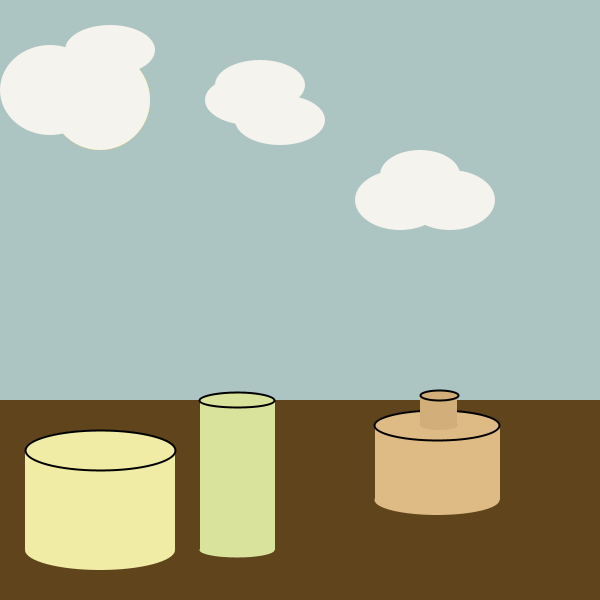
Frame 1 (no input)
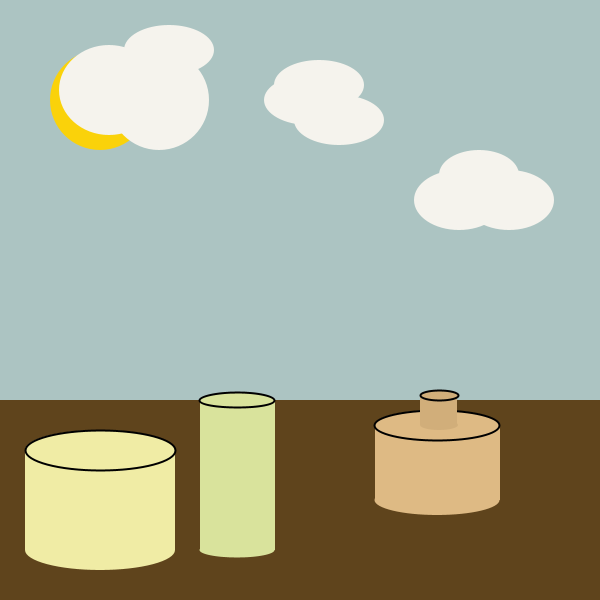
Frame 60 (the mouse pressed at the canvas centre just before this capture)
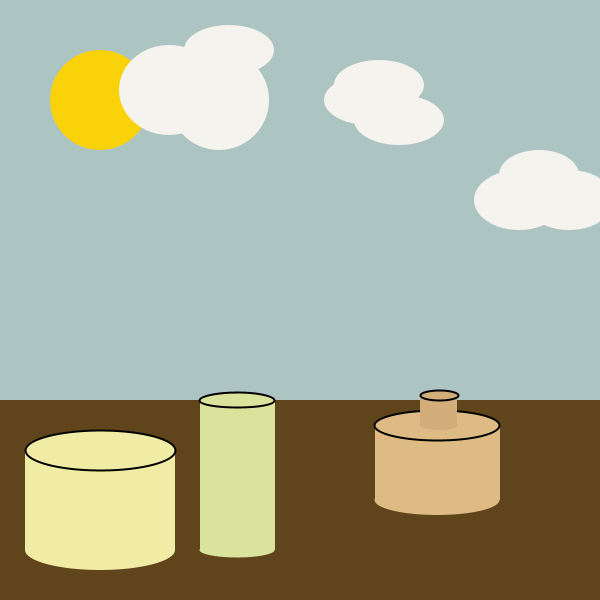
Frame 120 (the mouse held since frame 60 and released just before this capture)

The Processing sketch that drew these frames (run headless with seeded random() and noise(); from frame 60 on, the mouse is pressed at the canvas centre):

// Processing sketch: processing_12302
// ── processing_12302.pde


//Assignment 2
//Emily Rose
//erose@brynmawr.edu  
//September 16, 2010

float x ;  
float y ; 
float w ; 
float h ;

int circleA = 250 ;
int circleB = 260 ;
int circleC = 280 ;
int circleD = 400 ;
int circleE = 420 ; 
int circleF = 450 ;
int circleG = 100 ;
int circleH = 50 ;
int circleI = 110 ;


void setup() {
  size (600,600) ;
   
x = 0 ; 
y = 0 ; 
w = 600 ; 
h = 600 ;
}

 void mousePressed () {
  noStroke() ;
  fill(0) ;
  ellipse(80,80,7,7) ;
  ellipse(120,80,7,7) ;
  curve(50,0,80,100,120,100,150,0) ;
  }
  
void draw () {
  background(172,196,194) ;
  strokeWeight(2) ;
  smooth () ;


 
//draw sun
fill(250,210,10) ;
noStroke() ;
ellipse (100,100,100,100) ;

//draw clouds

noStroke() ;
fill(245,243,237) ;

ellipse(circleA,100,90,50) ;
circleA = circleA + 1 ;
ellipse(circleB,85,90,50) ;
circleB = circleB + 1 ;
ellipse(circleC,120,90,50) ;
circleC = circleC + 1 ;
ellipse(circleD,200,90,60) ;
circleD = circleD + 1 ;
ellipse(circleE,175,80,50) ;
circleE = circleE + 1 ;
ellipse(circleF,200,90,60) ;
circleF = circleF + 1 ;
ellipse(circleG,100,100,100) ;
circleG = circleG + 1 ;
ellipse(circleH,90,100,90) ;
circleH = circleH + 1 ;
ellipse(circleI,50,90,50) ;
circleI = circleI + 1 ;



//draw table
fill(95,68,28);
rect(0,400,600,200) ;


//draw first jar
fill(240,236,165);
quad(25,450,175,450,175,550,25,550) ;
stroke(0) ;

ellipseMode(CENTER) ;
ellipse(100,450,150,40) ; 
noStroke() ;
ellipse(100,550,150,40) ;

//draw second jar
fill (217,227,156) ;
quad(200,400,275,400,275,550,200,550) ;
stroke(0) ;
fill (217,227,156) ;

ellipse(237,400,75,15) ;
fill (217,227,156) ;

noStroke() ;
ellipse(237,550,75,15) ; 

//draw third jar

fill(222,186,132) ;
quad(375,425,500,425,500,500,375,500);
stroke(0) ;
ellipse(437,425,125,30) ;
noStroke() ;
ellipse(437,500,125,30) ;

noStroke() ;
fill(209,174,122) ;
quad(420,395,457,395,457,425,420,425) ;
ellipse(439,425,38,10) ;

stroke(3) ;
ellipse(439,395,38,10) ;

}
